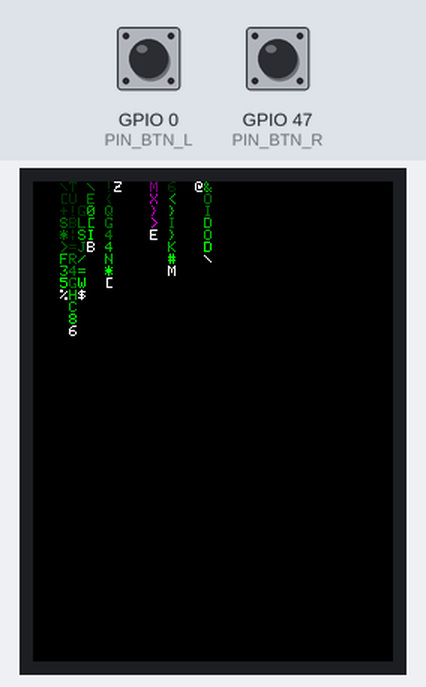
A sketch run on a simulated ESP32-S3. Shown: 240×320 colour display. The test bench sets the inputs (shaded band); at power-on: GPIO 0 (PIN_BTN_L) HIGH, GPIO 47 (PIN_BTN_R) HIGH. Random numbers use the default seed unless the sketch sets one; what the sketch prints to the serial monitor is not drawn.

Above: at 1.4 s.
1.7 s: GPIO 0 (PIN_BTN_L) pulled LOW for 0.15 s
At 2.31 s:
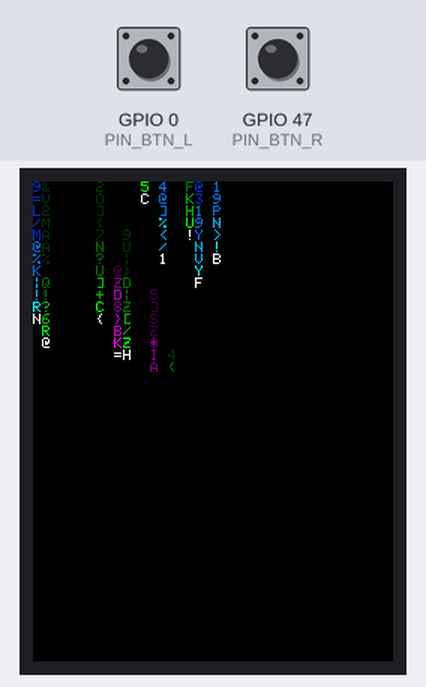
2.4 s: GPIO 47 (PIN_BTN_R) pulled LOW for 0.15 s
At 2.92 s:
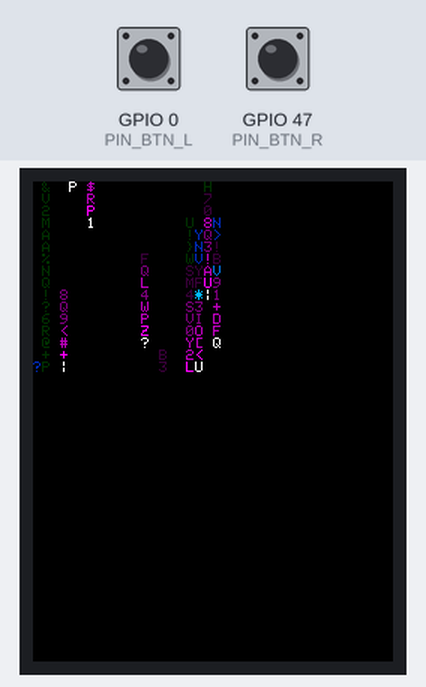
3.1 s: GPIO 0 (PIN_BTN_L) pulled LOW for 0.15 s
At 3.53 s:
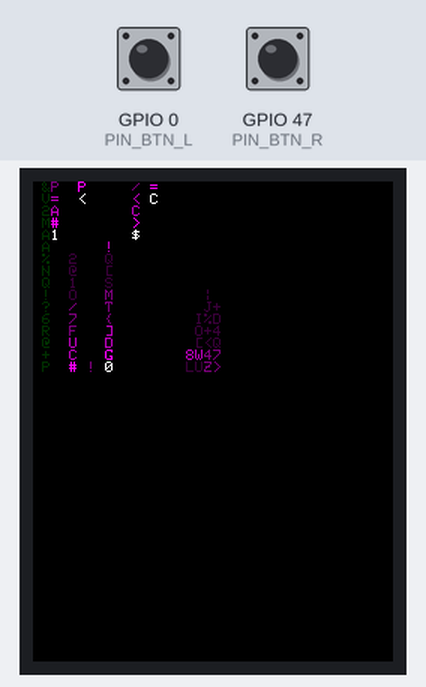
3.8 s: GPIO 47 (PIN_BTN_R) pulled LOW for 0.15 s
At 4.46 s:
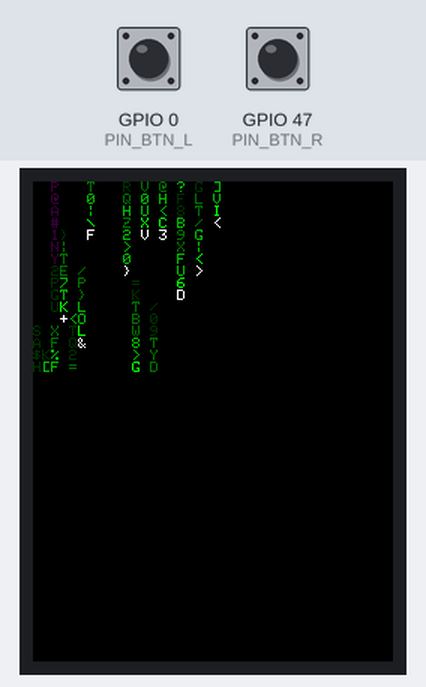
Timing chart, 0 to 5.5 s (numbered marks = the images above; inputs shaded):
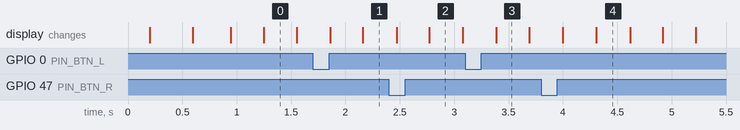

The sketch:

GlyphRain.ino
```cpp
/*
 * Glyph Rain - falling columns of glyphs with bright heads and fading tails
 *
 * No framebuffer here: only the handful of cells that actually change get
 * redrawn each frame, which is far cheaper than pushing 32 KB and leaves the
 * rest of the screen untouched, so there is nothing to flicker.
 *
 * Glyphs are not stored. Each cell's character comes from a hash of its
 * column, row and the column's generation counter, so redrawing a cell in a
 * dimmer shade always reproduces the same character - the trail fades
 * without a buffer to remember it.
 *
 * Buttons: left  = fall speed
 *          right = colour scheme (green / mixed / magenta)
 *
 * Hardware: LilyGo T-QT Pro (ESP32-S3, 128x128, TFT_eSPI Setup211)
 */

#include <TFT_eSPI.h>
#include <SPI.h>
#include "OneButton.h"

TFT_eSPI tft = TFT_eSPI();

#define SCREEN_W 128
#define SCREEN_H 128
#define CELL_W 6          // GLCD font 1 is 6x8
#define CELL_H 8
#define COLS  (SCREEN_W / CELL_W)   // 21
#define ROWS  (SCREEN_H / CELL_H)   // 16

#define PIN_BTN_L 0
#define PIN_BTN_R 47
OneButton btnLeft(PIN_BTN_L, true, true);
OneButton btnRight(PIN_BTN_R, true, true);

static const char glyphs[] =
  "0123456789ABCDEFGHIJKLMNOPQRSTUVWXYZ<>[]{}/\\|=+*#$%&@!?";
static const int nGlyphs = sizeof(glyphs) - 1;

// Four fading shades per hue; the head is always white
static const uint16_t shades[3][4] = {
  { 0x07E0, 0x05C0, 0x0380, 0x0180 },   // green
  { 0x07FF, 0x05DF, 0x039B, 0x0177 },   // cyan
  { 0xF81F, 0xB817, 0x780F, 0x3807 }    // magenta
};

struct Column {
  float   head;      // fractional row of the leading glyph
  float   speed;     // rows per second
  int16_t lastRow;   // last integer row drawn, to detect a step
  int8_t  trail;
  uint8_t hue;
  uint16_t gen;      // bumped on each pass so glyphs differ every time
};
static Column cols[COLS];

int scheme = 1;            // 0 = all green, 1 = mixed, 2 = all magenta
float speedMul = 1.0f;
unsigned long lastFrameTime = 0;

void onLeftClick();
void onRightClick();

// Deterministic glyph for a cell: lets a trail cell be redrawn dimmer
// later without storing what was there
static inline char glyphAt(int col, int row, uint16_t gen) {
  uint32_t h = (uint32_t)col * 73856093u ^ (uint32_t)(row + 64) * 19349663u
             ^ (uint32_t)gen * 83492791u;
  h ^= h >> 13;
  return glyphs[h % nGlyphs];
}

static uint8_t pickHue() {
  if (scheme == 0) return 0;
  if (scheme == 2) return 2;
  int r = random(100);
  return (r < 70) ? 0 : (r < 88 ? 1 : 2);
}

static void resetColumn(int c) {
  cols[c].head = -(float)random(ROWS * 2);   // start off the top of the screen
  cols[c].speed = 5.0f + random(100) / 100.0f * 16.0f;
  cols[c].trail = 5 + random(10);
  cols[c].hue = pickHue();
  cols[c].gen++;
  cols[c].lastRow = (int16_t)floorf(cols[c].head) - 1;
}

static inline void drawCell(int c, int r, uint16_t colr, uint16_t gen) {
  if (r < 0 || r >= ROWS) return;
  tft.drawChar(c * CELL_W, r * CELL_H, glyphAt(c, r, gen), colr, TFT_BLACK, 1);
}

static inline void clearCell(int c, int r) {
  if (r < 0 || r >= ROWS) return;
  tft.fillRect(c * CELL_W, r * CELL_H, CELL_W, CELL_H, TFT_BLACK);
}

void setup() {
  Serial.begin(115200);
  delay(200);
  Serial.println();
  Serial.println("=== Glyph Rain ===");

  tft.init();
  tft.setRotation(0);
  tft.fillScreen(TFT_BLACK);

  randomSeed(analogRead(4) * millis());

  for (int c = 0; c < COLS; c++) {
    cols[c].gen = random(1000);
    resetColumn(c);
  }

  btnLeft.attachClick(onLeftClick);
  btnRight.attachClick(onRightClick);
  lastFrameTime = millis();
}

void loop() {
  unsigned long now = millis();
  float dt = (now - lastFrameTime) / 1000.0f;
  if (dt > 0.1f) dt = 0.1f;              // never leap after a stall
  lastFrameTime = now;

  btnLeft.tick();
  btnRight.tick();

  for (int c = 0; c < COLS; c++) {
    Column &col = cols[c];
    col.head += col.speed * speedMul * dt;
    int r = (int)floorf(col.head);
    if (r == col.lastRow) continue;      // nothing to redraw in this column
    col.lastRow = r;

    const uint16_t *sh = shades[col.hue];
    drawCell(c, r, TFT_WHITE, col.gen);  // leading glyph
    drawCell(c, r - 1, sh[0], col.gen);  // and the fade behind it
    drawCell(c, r - 2, sh[1], col.gen);
    drawCell(c, r - 4, sh[2], col.gen);
    drawCell(c, r - 7, sh[3], col.gen);
    clearCell(c, r - col.trail);

    if (r - col.trail > ROWS) resetColumn(c);
  }

  // A few glyphs mutate in place each frame, so the tails keep shifting
  for (int i = 0; i < 3; i++) {
    int c = random(COLS);
    Column &col = cols[c];
    int r = (int)floorf(col.head) - 1 - random(col.trail > 1 ? col.trail - 1 : 1);
    if (r < 0 || r >= ROWS) continue;
    uint32_t h = (uint32_t)random(65536);
    tft.drawChar(c * CELL_W, r * CELL_H, glyphs[h % nGlyphs],
                 shades[col.hue][1], TFT_BLACK, 1);
  }

  delay(12);
}

void onLeftClick() {
  speedMul += 0.6f;
  if (speedMul > 2.6f) speedMul = 0.4f;
  Serial.printf("speed = %.1f\n", speedMul);
}

void onRightClick() {
  scheme = (scheme + 1) % 3;
  Serial.printf("scheme = %d\n", scheme);
  for (int c = 0; c < COLS; c++) cols[c].hue = pickHue();
}
```
